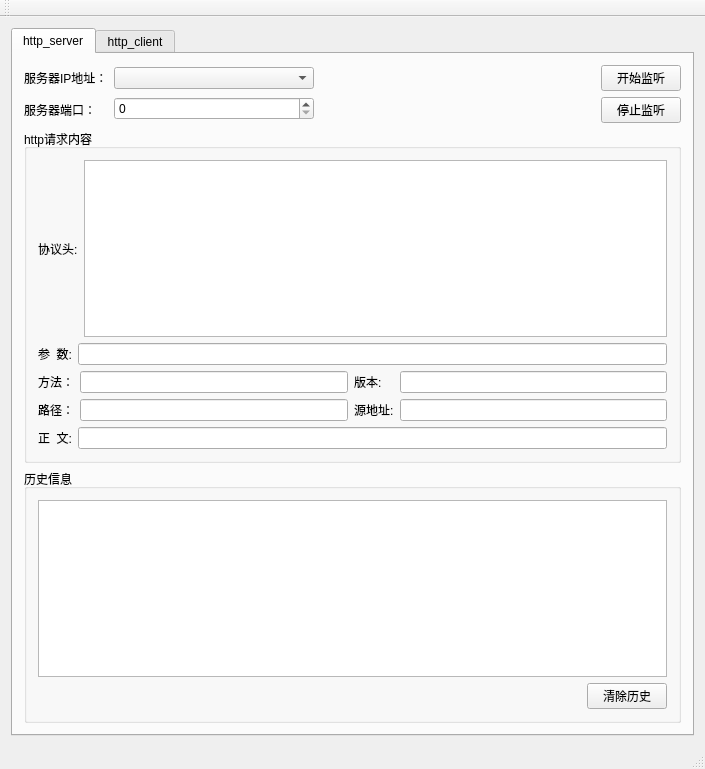
<?xml version="1.0" encoding="UTF-8"?>
<ui version="4.0">
 <class>MainWindow</class>
 <widget class="QMainWindow" name="MainWindow">
  <property name="geometry">
   <rect>
    <x>0</x>
    <y>0</y>
    <width>705</width>
    <height>769</height>
   </rect>
  </property>
  <property name="windowTitle">
   <string>MainWindow</string>
  </property>
  <widget class="QWidget" name="centralWidget">
   <layout class="QGridLayout" name="gridLayout_3">
    <item row="0" column="0">
     <widget class="QTabWidget" name="tabWidget">
      <property name="currentIndex">
       <number>0</number>
      </property>
      <widget class="QWidget" name="http_server_tab">
       <attribute name="title">
        <string>http_server</string>
       </attribute>
       <layout class="QGridLayout" name="gridLayout_6">
        <item row="0" column="3">
         <layout class="QVBoxLayout" name="verticalLayout_6">
          <item>
           <widget class="QPushButton" name="server_listen_btn">
            <property name="text">
             <string>开始监听</string>
            </property>
           </widget>
          </item>
          <item>
           <widget class="QPushButton" name="server_close_btn">
            <property name="text">
             <string>停止监听</string>
            </property>
           </widget>
          </item>
         </layout>
        </item>
        <item row="2" column="0" colspan="4">
         <widget class="QGroupBox" name="groupBox_3">
          <property name="title">
           <string>历史信息</string>
          </property>
          <layout class="QGridLayout" name="gridLayout_5">
           <item row="1" column="1">
            <widget class="QPushButton" name="server_history_clear">
             <property name="text">
              <string>清除历史</string>
             </property>
            </widget>
           </item>
           <item row="1" column="0">
            <spacer name="horizontalSpacer_7">
             <property name="orientation">
              <enum>Qt::Horizontal</enum>
             </property>
             <property name="sizeHint" stdset="0">
              <size>
               <width>473</width>
               <height>20</height>
              </size>
             </property>
            </spacer>
           </item>
           <item row="0" column="0" colspan="2">
            <widget class="QListWidget" name="server_listWidget"/>
           </item>
          </layout>
         </widget>
        </item>
        <item row="0" column="0">
         <layout class="QVBoxLayout" name="verticalLayout_4">
          <item>
           <widget class="QLabel" name="label_5">
            <property name="text">
             <string>服务器IP地址：</string>
            </property>
           </widget>
          </item>
          <item>
           <widget class="QLabel" name="label_6">
            <property name="text">
             <string>服务器端口：</string>
            </property>
           </widget>
          </item>
         </layout>
        </item>
        <item row="0" column="1">
         <layout class="QVBoxLayout" name="verticalLayout_5">
          <item>
           <widget class="QComboBox" name="server_ip_cbox">
            <property name="minimumSize">
             <size>
              <width>200</width>
              <height>0</height>
             </size>
            </property>
           </widget>
          </item>
          <item>
           <widget class="QSpinBox" name="server_port_sbox"/>
          </item>
         </layout>
        </item>
        <item row="1" column="0" colspan="4">
         <widget class="QGroupBox" name="groupBox_5">
          <property name="title">
           <string>http请求内容</string>
          </property>
          <layout class="QGridLayout" name="gridLayout_4">
           <item row="1" column="0">
            <layout class="QHBoxLayout" name="horizontalLayout_6">
             <item>
              <widget class="QLabel" name="label_14">
               <property name="text">
                <string>参  数:</string>
               </property>
              </widget>
             </item>
             <item>
              <widget class="QLineEdit" name="request_para_lEdit"/>
             </item>
            </layout>
           </item>
           <item row="0" column="0">
            <layout class="QHBoxLayout" name="horizontalLayout">
             <item>
              <widget class="QLabel" name="label_9">
               <property name="text">
                <string>协议头:</string>
               </property>
              </widget>
             </item>
             <item>
              <widget class="QTextEdit" name="request_header_tEdit">
               <property name="minimumSize">
                <size>
                 <width>0</width>
                 <height>60</height>
                </size>
               </property>
               <property name="maximumSize">
                <size>
                 <width>16777215</width>
                 <height>16777215</height>
                </size>
               </property>
              </widget>
             </item>
            </layout>
           </item>
           <item row="2" column="0">
            <layout class="QHBoxLayout" name="horizontalLayout_2">
             <item>
              <layout class="QVBoxLayout" name="verticalLayout_7">
               <item>
                <widget class="QLabel" name="label_7">
                 <property name="text">
                  <string>方法：</string>
                 </property>
                </widget>
               </item>
               <item>
                <widget class="QLabel" name="label_8">
                 <property name="text">
                  <string>路径：</string>
                 </property>
                </widget>
               </item>
              </layout>
             </item>
             <item>
              <layout class="QVBoxLayout" name="verticalLayout_8">
               <item>
                <widget class="QLineEdit" name="request_method_lEdit"/>
               </item>
               <item>
                <widget class="QLineEdit" name="request_path_lEdit"/>
               </item>
              </layout>
             </item>
             <item>
              <layout class="QVBoxLayout" name="verticalLayout_3">
               <item>
                <widget class="QLabel" name="label_10">
                 <property name="text">
                  <string>版本:</string>
                 </property>
                </widget>
               </item>
               <item>
                <widget class="QLabel" name="label_12">
                 <property name="text">
                  <string>源地址:</string>
                 </property>
                </widget>
               </item>
              </layout>
             </item>
             <item>
              <layout class="QVBoxLayout" name="verticalLayout_9">
               <item>
                <widget class="QLineEdit" name="request_version_lEdit"/>
               </item>
               <item>
                <widget class="QLineEdit" name="request_ip_lEdit"/>
               </item>
              </layout>
             </item>
            </layout>
           </item>
           <item row="3" column="0">
            <layout class="QHBoxLayout" name="horizontalLayout_3">
             <item>
              <widget class="QLabel" name="label_11">
               <property name="text">
                <string>正  文:</string>
               </property>
              </widget>
             </item>
             <item>
              <widget class="QLineEdit" name="request_body_lEdit"/>
             </item>
            </layout>
           </item>
          </layout>
         </widget>
        </item>
        <item row="0" column="2">
         <spacer name="horizontalSpacer_5">
          <property name="orientation">
           <enum>Qt::Horizontal</enum>
          </property>
          <property name="sizeHint" stdset="0">
           <size>
            <width>226</width>
            <height>20</height>
           </size>
          </property>
         </spacer>
        </item>
       </layout>
      </widget>
      <widget class="QWidget" name="http_client_tab">
       <attribute name="title">
        <string>http_client</string>
       </attribute>
       <layout class="QGridLayout" name="gridLayout_2">
        <item row="0" column="0">
         <widget class="QGroupBox" name="groupBox">
          <property name="title">
           <string> http请求内容</string>
          </property>
          <layout class="QGridLayout" name="gridLayout">
           <item row="0" column="0">
            <layout class="QVBoxLayout" name="verticalLayout_2">
             <item>
              <widget class="QLabel" name="label_2">
               <property name="text">
                <string>服务器IP地址：</string>
               </property>
              </widget>
             </item>
             <item>
              <widget class="QLabel" name="label">
               <property name="maximumSize">
                <size>
                 <width>16777215</width>
                 <height>16777215</height>
                </size>
               </property>
               <property name="text">
                <string>服务器端口：</string>
               </property>
              </widget>
             </item>
            </layout>
           </item>
           <item row="0" column="1">
            <layout class="QVBoxLayout" name="verticalLayout_10">
             <item>
              <widget class="QComboBox" name="c_server_ip_cbox">
               <property name="minimumSize">
                <size>
                 <width>200</width>
                 <height>0</height>
                </size>
               </property>
              </widget>
             </item>
             <item>
              <widget class="QSpinBox" name="c_server_port_sbox">
               <property name="minimumSize">
                <size>
                 <width>200</width>
                 <height>0</height>
                </size>
               </property>
              </widget>
             </item>
            </layout>
           </item>
           <item row="0" column="2">
            <spacer name="horizontalSpacer_2">
             <property name="orientation">
              <enum>Qt::Horizontal</enum>
             </property>
             <property name="sizeHint" stdset="0">
              <size>
               <width>40</width>
               <height>20</height>
              </size>
             </property>
            </spacer>
           </item>
           <item row="0" column="3" rowspan="2">
            <layout class="QVBoxLayout" name="verticalLayout_11">
             <item>
              <widget class="QLabel" name="label_3">
               <property name="maximumSize">
                <size>
                 <width>50</width>
                 <height>16777215</height>
                </size>
               </property>
               <property name="text">
                <string>参数1：</string>
               </property>
              </widget>
             </item>
             <item>
              <widget class="QLabel" name="label_4">
               <property name="maximumSize">
                <size>
                 <width>50</width>
                 <height>16777215</height>
                </size>
               </property>
               <property name="text">
                <string>参数2：</string>
               </property>
              </widget>
             </item>
             <item>
              <widget class="QLabel" name="label_13">
               <property name="maximumSize">
                <size>
                 <width>50</width>
                 <height>16777215</height>
                </size>
               </property>
               <property name="text">
                <string>路径：</string>
               </property>
              </widget>
             </item>
            </layout>
           </item>
           <item row="0" column="4" rowspan="2">
            <layout class="QVBoxLayout" name="verticalLayout_12">
             <item>
              <widget class="QSpinBox" name="request_para1"/>
             </item>
             <item>
              <widget class="QSpinBox" name="request_para2"/>
             </item>
             <item>
              <widget class="QLineEdit" name="request_path"/>
             </item>
            </layout>
           </item>
           <item row="1" column="0" colspan="3">
            <layout class="QHBoxLayout" name="horizontalLayout_5">
             <item>
              <widget class="QLabel" name="label_15">
               <property name="text">
                <string>生成的URL:</string>
               </property>
              </widget>
             </item>
             <item>
              <widget class="QLineEdit" name="request_URL"/>
             </item>
            </layout>
           </item>
          </layout>
         </widget>
        </item>
        <item row="1" column="0">
         <widget class="QGroupBox" name="groupBox_6">
          <property name="sizePolicy">
           <sizepolicy hsizetype="Preferred" vsizetype="Fixed">
            <horstretch>0</horstretch>
            <verstretch>0</verstretch>
           </sizepolicy>
          </property>
          <property name="title">
           <string>http正文信息</string>
          </property>
          <layout class="QGridLayout" name="gridLayout_9">
           <item row="1" column="1">
            <layout class="QHBoxLayout" name="horizontalLayout_4">
             <item>
              <layout class="QVBoxLayout" name="verticalLayout">
               <item>
                <widget class="QRadioButton" name="post_rbtn">
                 <property name="text">
                  <string>POST</string>
                 </property>
                 <property name="checked">
                  <bool>true</bool>
                 </property>
                </widget>
               </item>
               <item>
                <widget class="QRadioButton" name="get_rbtn">
                 <property name="text">
                  <string>GET</string>
                 </property>
                </widget>
               </item>
              </layout>
             </item>
             <item>
              <widget class="QPushButton" name="client_send_request">
               <property name="maximumSize">
                <size>
                 <width>300</width>
                 <height>500</height>
                </size>
               </property>
               <property name="text">
                <string>发送请求</string>
               </property>
               <property name="default">
                <bool>false</bool>
               </property>
              </widget>
             </item>
            </layout>
           </item>
           <item row="1" column="0">
            <spacer name="horizontalSpacer">
             <property name="orientation">
              <enum>Qt::Horizontal</enum>
             </property>
             <property name="sizeHint" stdset="0">
              <size>
               <width>40</width>
               <height>20</height>
              </size>
             </property>
            </spacer>
           </item>
           <item row="0" column="0" colspan="3">
            <widget class="QTextEdit" name="client_send_tEdit">
             <property name="sizePolicy">
              <sizepolicy hsizetype="Expanding" vsizetype="Expanding">
               <horstretch>0</horstretch>
               <verstretch>0</verstretch>
              </sizepolicy>
             </property>
             <property name="maximumSize">
              <size>
               <width>16777215</width>
               <height>50</height>
              </size>
             </property>
             <property name="html">
              <string>&lt;!DOCTYPE HTML PUBLIC &quot;-//W3C//DTD HTML 4.0//EN&quot; &quot;http://www.w3.org/TR/REC-html40/strict.dtd&quot;&gt;
&lt;html&gt;&lt;head&gt;&lt;meta name=&quot;qrichtext&quot; content=&quot;1&quot; /&gt;&lt;style type=&quot;text/css&quot;&gt;
p, li { white-space: pre-wrap; }
&lt;/style&gt;&lt;/head&gt;&lt;body style=&quot; font-family:'SimSun'; font-size:9pt; font-weight:400; font-style:normal;&quot;&gt;
&lt;p style=&quot; margin-top:0px; margin-bottom:0px; margin-left:0px; margin-right:0px; -qt-block-indent:0; text-indent:0px;&quot;&gt;服务器,hello!,你好！&lt;/p&gt;&lt;/body&gt;&lt;/html&gt;</string>
             </property>
            </widget>
           </item>
          </layout>
         </widget>
        </item>
        <item row="2" column="0">
         <widget class="QGroupBox" name="groupBox_7">
          <property name="title">
           <string>历史信息</string>
          </property>
          <layout class="QGridLayout" name="gridLayout_7">
           <item row="0" column="0" colspan="2">
            <widget class="QListWidget" name="client_listWidget"/>
           </item>
           <item row="1" column="0">
            <spacer name="horizontalSpacer_8">
             <property name="orientation">
              <enum>Qt::Horizontal</enum>
             </property>
             <property name="sizeHint" stdset="0">
              <size>
               <width>473</width>
               <height>20</height>
              </size>
             </property>
            </spacer>
           </item>
           <item row="1" column="1">
            <widget class="QPushButton" name="client_history_clear">
             <property name="text">
              <string>清除历史</string>
             </property>
            </widget>
           </item>
          </layout>
         </widget>
        </item>
       </layout>
      </widget>
     </widget>
    </item>
   </layout>
  </widget>
  <widget class="QMenuBar" name="menuBar">
   <property name="geometry">
    <rect>
     <x>0</x>
     <y>0</y>
     <width>705</width>
     <height>26</height>
    </rect>
   </property>
  </widget>
  <widget class="QToolBar" name="mainToolBar">
   <attribute name="toolBarArea">
    <enum>TopToolBarArea</enum>
   </attribute>
   <attribute name="toolBarBreak">
    <bool>false</bool>
   </attribute>
  </widget>
  <widget class="QStatusBar" name="statusBar"/>
 </widget>
 <layoutdefault spacing="6" margin="11"/>
 <resources/>
 <connections/>
</ui>
